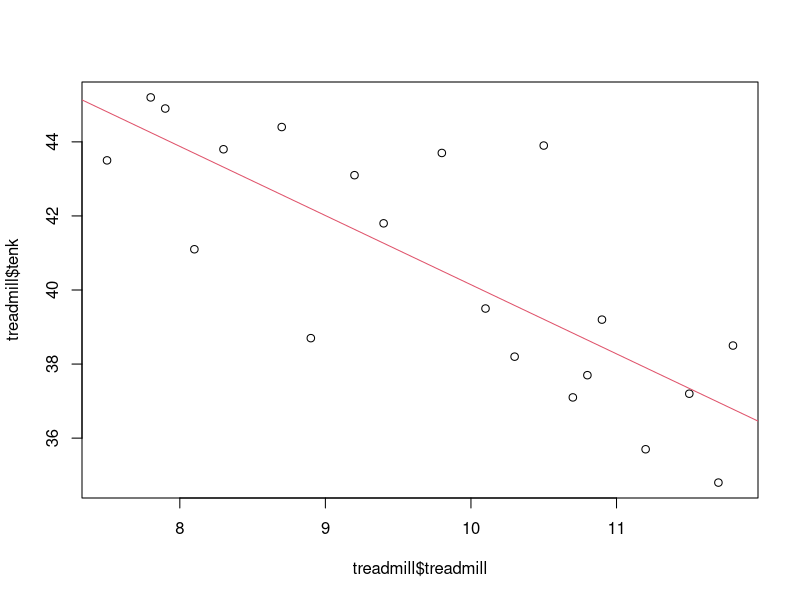

Write the R code that produced this figure.

## ST 512
## Homework 1
## Brian Higginbotham

## 11.22

treadmill <- read.table(file="data/fitness.txt", header=TRUE)
treadmill

# a
plot(treadmill$treadmill, treadmill$tenk)

# b
slr_tread <- lm(tenk ~ treadmill, data=treadmill)
abline(slr_tread, col=2)
summary(slr_tread)

# c
# y_hat = 58.8158 -1.8673(x_i)

## 11.23
#a
#Residual Standard Error = sqrt(residual variance)
RSE <- 2.102 # from slr_tread summary
#estimated residual variance:
RSE**2

#b
# estimate the standard error for b_hat_1
# 0.3462 - summary output

#c
# place a 95% CI on b_hat_1
confint(slr_tread, 'treadmill', level=0.90)

#d
# hypothesis test that there is a linear relationship between treadmill time and 10K time
# Pr(>|t|) for 'treadmill' from summary output
# 3.99e-05 - near zero percent chance of the null hypothesis (b_hat_1 = 0) occuring for the t value 
# -5.393 in the student t-distribution. Reject H_0 - conclude there is a linear relationship between 
# treadmill time and 10K time

y_hat <- 58.8158 - 1.8673*11
y_hat


predict(slr_tread, data.frame(treadmill=11), interval="conf", level =0.95)

predict(slr_tread, data.frame(treadmill=11), interval="pred", level =0.95)
